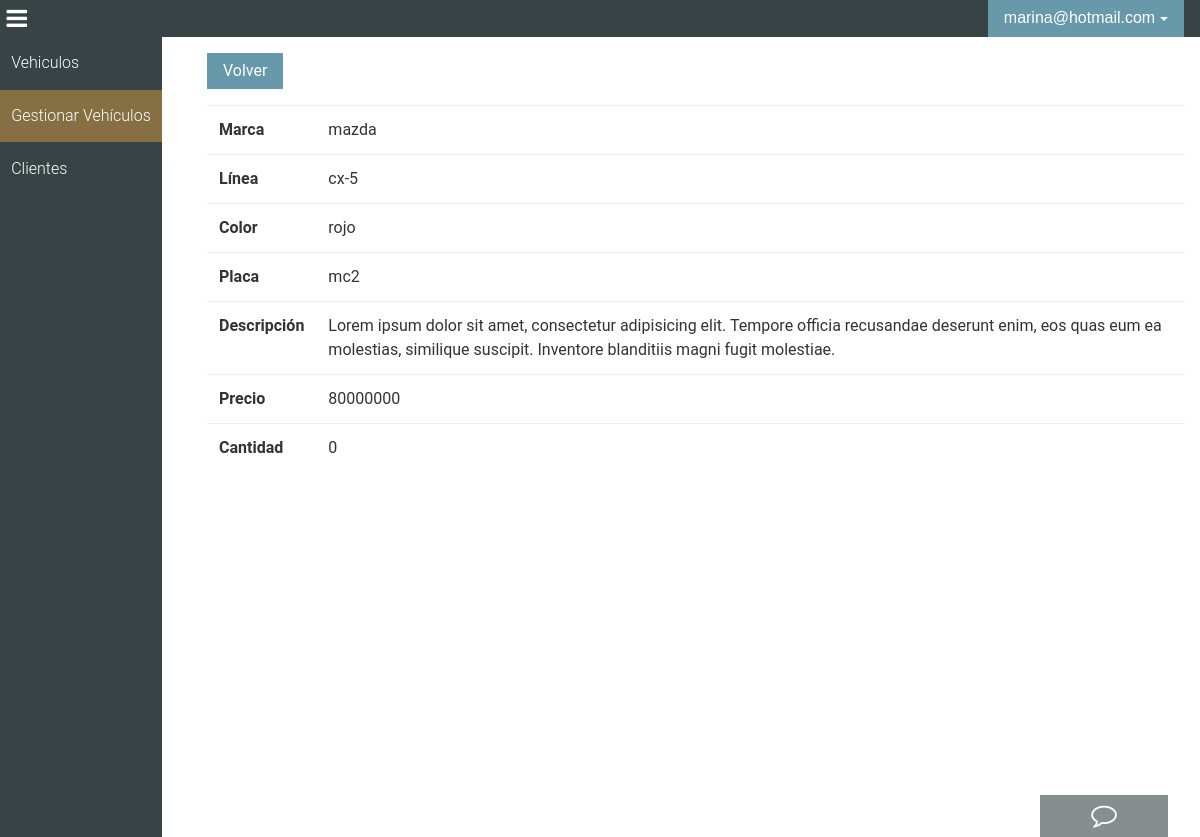
The page /dashboardempleado/gestion_vehiculos/consultar_vehiculo.php?id=1 (signed in) on the database as committed earlier.
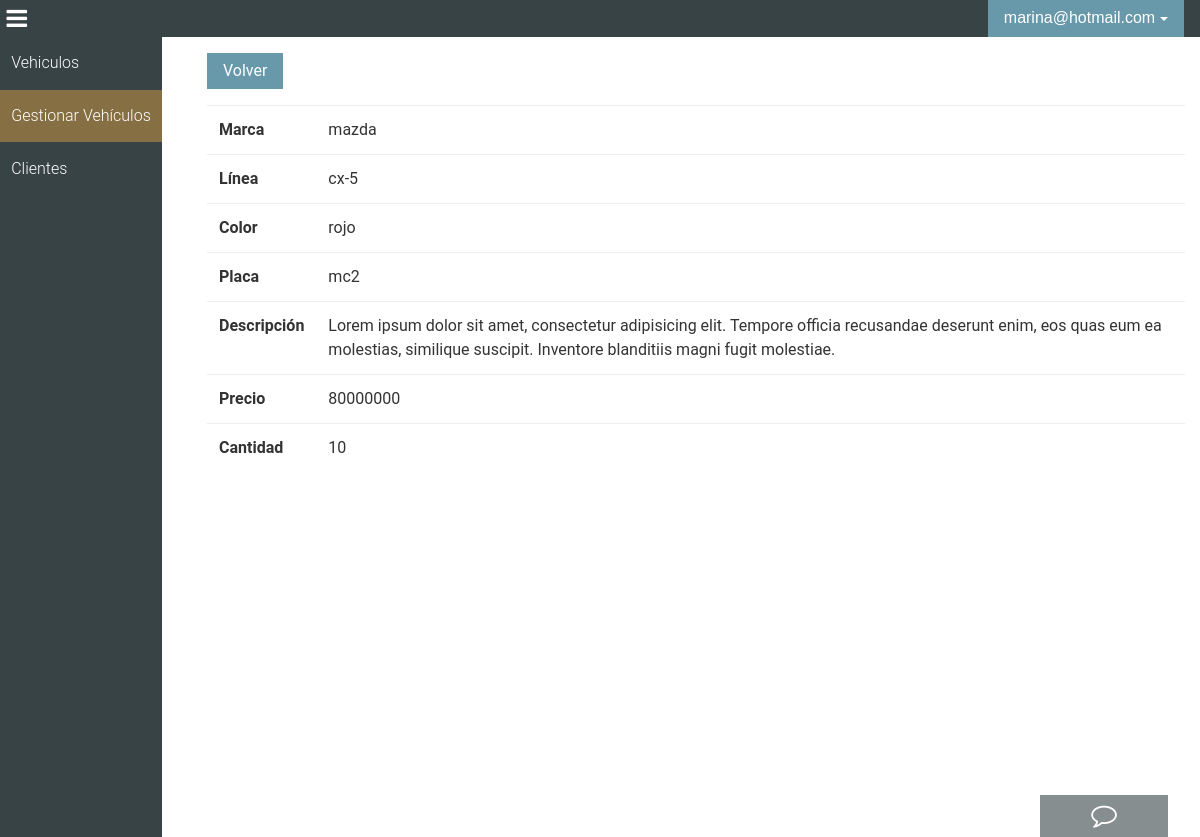
The same page on the database as committed later.
### tables this page shows
CREATE TABLE `vehiculos` (
  `id_vehiculo` int(11) NOT NULL,
  `marca` varchar(100) NOT NULL,
  `linea` varchar(50) NOT NULL,
  `imagen` varchar(50) NOT NULL,
  `color` varchar(100) NOT NULL,
  `placa` varchar(100) NOT NULL,
  `descripcion` mediumtext NOT NULL,
  `precio` bigint(11) NOT NULL,
  `cantidad` int(11) NOT NULL
);

### dashboardempleado/gestion_vehiculos/consultar_vehiculo.php (the view, shortened to what this page needs)
<?php
  require "../../php/conexion.php";
  if ($_GET) {
    $id     = $_GET['id'];
    $sql  = mysqli_query($con, "SELECT * FROM vehiculos WHERE id_vehiculo = $id");
    $row    = mysqli_fetch_array($sql);
  }
  include '../../layouts/header-empleado.php';
  include '../../layouts/navbar-empleado.php';
?>
  <div class="content">
    <div class="container-fluid">
      <a class="btn btn-primary" href="vehiculos.php">Volver</a>
      <div class="table-fluid">
        <table class="table">
          <tr>
            <th>Marca</th>
            <td><?php echo $row['marca']; ?></td>
          </tr>
          <tr>
            <th>Línea</th>
            <td><?php echo $row['linea']; ?></td>
          </tr>
          <tr>
            <th>Color</th>
            <td><?php echo $row['color']; ?></td>
          </tr>
          <tr>
            <th>Placa</th>
            <td><?php echo $row['placa']; ?></td>
          </tr>
          <tr>
            <th>Descripción</th>
            <td><?php echo $row['descripcion']; ?></td>
          </tr>
          <tr>
            <th>Precio</th>
            <td><?php echo $row['precio']; ?></td>
          </tr>
          <tr>
            <th>Cantidad</th>
            <td><?php echo $row['cantidad']; ?></td>
          </tr>
        </table>
      </div>
    </div>
  </div>
<?php include '../../layouts/footer.php' ?>

Rows that differ between the two databases and show on the page:
changed vehiculos "mazda": cantidad "0" → "10"
